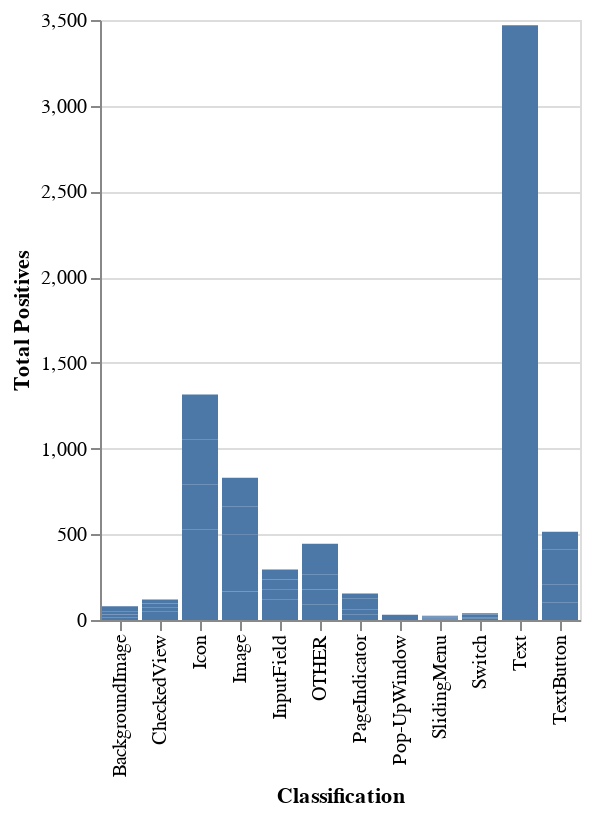

Source (notebook cell):
### Code cell
alt.Chart(results['Classification Summary']).mark_bar().encode(
    x = 'Classification',
    y = 'Total Positives',
    tooltip = ['Classification', 'Total Positives']
)

### Figure 1 — Vega-Lite specification as saved in the notebook (floating-point values rounded to 4 significant figures)
{"config": {"view": {"continuousWidth": 300, "continuousHeight": 300}}, "data": {"name": "data-f9e2a8e6e64d071279634503f7a06143"}, "mark": {"type": "bar"}, "encoding": {"tooltip": [{"field": "Classification", "type": "nominal"}, {"field": "Total Positives", "type": "quantitative"}], "x": {"field": "Classification", "type": "nominal"}, "y": {"field": "Total Positives", "type": "quantitative"}}, "$schema": "https://vega.github.io/schema/vega-lite/v5.17.0.json", "datasets": {"data-f9e2a8e6e64d071279634503f7a06143": [{"Classification": "Image", "Average Precision": 0.0, "Total Positives": 166, "Match Method": "IOU ≥ 1.0", "IOU Threshold": 1.0}, {"Classification": "Text", "Average Precision": 0.0, "Total Positives": 694, "Match Method": "IOU ≥ 1.0", "IOU Threshold": 1.0}, {"Classification": "TextButton", "Average Precision": 0.0, "Total Positives": 103, "Match Method": "IOU ≥ 1.0", "IOU Threshold": 1.0}, {"Classification": "PageIndicator", "Average Precision": 0.0, "Total Positives": 31, "Match Method": "IOU ≥ 1.0", "IOU Threshold": 1.0}, {"Classification": "InputField", "Average Precision": 0.0, "Total Positives": 59, "Match Method": "IOU ≥ 1.0", "IOU Threshold": 1.0}, {"Classification": "CheckedView", "Average Precision": 0.0, "Total Positives": 24, "Match Method": "IOU ≥ 1.0", "IOU Threshold": 1.0}, {"Classification": "OTHER", "Average Precision": 0.0, "Total Positives": 89, "Match Method": "IOU ≥ 1.0", "IOU Threshold": 1.0}, {"Classification": "Pop-UpWindow", "Average Precision": 0.0, "Total Positives": 6, "Match Method": "IOU ≥ 1.0", "IOU Threshold": 1.0}, {"Classification": "Icon", "Average Precision": 0.0, "Total Positives": 263, "Match Method": "IOU ≥ 1.0", "IOU Threshold": 1.0}, {"Classification": "SlidingMenu", "Average Precision": 0.0, "Total Positives": 5, "Match Method": "IOU ≥ 1.0", "IOU Threshold": 1.0}, {"Classification": "BackgroundImage", "Average Precision": 0.0, "Total Positives": 16, "Match Method": "IOU ≥ 1.0", "IOU Threshold": 1.0}, {"Classification": "Switch", "Average Precision": 0.0, "Total Positives": 8, "Match Method": "IOU ≥ 1.0", "IOU Threshold": 1.0}, {"Classification": "Image", "Average Precision": 0.4821, "Total Positives": 166, "Match Method": "IOU ≥ 0.8", "IOU Threshold": 0.8}, {"Classification": "Text", "Average Precision": 0.1955, "Total Positives": 694, "Match Method": "IOU ≥ 0.8", "IOU Threshold": 0.8}, {"Classification": "TextButton", "Average Precision": 0.3713, "Total Positives": 103, "Match Method": "IOU ≥ 0.8", "IOU Threshold": 0.8}, {"Classification": "PageIndicator", "Average Precision": 0.03521, "Total Positives": 31, "Match Method": "IOU ≥ 0.8", "IOU Threshold": 0.8}, {"Classification": "InputField", "Average Precision": 0.1796, "Total Positives": 59, "Match Method": "IOU ≥ 0.8", "IOU Threshold": 0.8}, {"Classification": "CheckedView", "Average Precision": 0.1792, "Total Positives": 24, "Match Method": "IOU ≥ 0.8", "IOU Threshold": 0.8}, {"Classification": "OTHER", "Average Precision": 0.06461, "Total Positives": 89, "Match Method": "IOU ≥ 0.8", "IOU Threshold": 0.8}, {"Classification": "Pop-UpWindow", "Average Precision": 0.2143, "Total Positives": 6, "Match Method": "IOU ≥ 0.8", "IOU Threshold": 0.8}, {"Classification": "Icon", "Average Precision": 0.2116, "Total Positives": 263, "Match Method": "IOU ≥ 0.8", "IOU Threshold": 0.8}, {"Classification": "SlidingMenu", "Average Precision": 1.0, "Total Positives": 5, "Match Method": "IOU ≥ 0.8", "IOU Threshold": 0.8}, {"Classification": "BackgroundImage", "Average Precision": 0.9385, "Total Positives": 16, "Match Method": "IOU ≥ 0.8", "IOU Threshold": 0.8}, {"Classification": "Switch", "Average Precision": 0.4464, "Total Positives": 8, "Match Method": "IOU ≥ 0.8", "IOU Threshold": 0.8}, {"Classification": "Image", "Average Precision": 0.7802, "Total Positives": 166, "Match Method": "IOU ≥ 0.6", "IOU Threshold": 0.6}, {"Classification": "Text", "Average Precision": 0.7617, "Total Positives": 694, "Match Method": "IOU ≥ 0.6", "IOU Threshold": 0.6}, {"Classification": "TextButton", "Average Precision": 0.9367, "Total Positives": 103, "Match Method": "IOU ≥ 0.6", "IOU Threshold": 0.6}, {"Classification": "PageIndicator", "Average Precision": 0.5812, "Total Positives": 31, "Match Method": "IOU ≥ 0.6", "IOU Threshold": 0.6}, {"Classification": "InputField", "Average Precision": 0.5856, "Total Positives": 59, "Match Method": "IOU ≥ 0.6", "IOU Threshold": 0.6}, {"Classification": "CheckedView", "Average Precision": 0.5098, "Total Positives": 24, "Match Method": "IOU ≥ 0.6", "IOU Threshold": 0.6}, {"Classification": "OTHER", "Average Precision": 0.06461, "Total Positives": 89, "Match Method": "IOU ≥ 0.6", "IOU Threshold": 0.6}, {"Classification": "Pop-UpWindow", "Average Precision": 0.9762, "Total Positives": 6, "Match Method": "IOU ≥ 0.6", "IOU Threshold": 0.6}, {"Classification": "Icon", "Average Precision": 0.722, "Total Positives": 263, "Match Method": "IOU ≥ 0.6", "IOU Threshold": 0.6}, {"Classification": "SlidingMenu", "Average Precision": 1.0, "Total Positives": 5, "Match Method": "IOU ≥ 0.6", "IOU Threshold": 0.6}, {"Classification": "BackgroundImage", "Average Precision": 0.9385, "Total Positives": 16, "Match Method": "IOU ≥ 0.6", "IOU Threshold": 0.6}, {"Classification": "Switch", "Average Precision": 1.0, "Total Positives": 8, "Match Method": "IOU ≥ 0.6", "IOU Threshold": 0.6}, {"Classification": "Image", "Average Precision": 0.8661, "Total Positives": 166, "Match Method": "IOU ≥ 0.4", "IOU Threshold": 0.4}, {"Classification": "Text", "Average Precision": 0.9034, "Total Positives": 694, "Match Method": "IOU ≥ 0.4", "IOU Threshold": 0.4}, {"Classification": "TextButton", "Average Precision": 0.9577, "Total Positives": 103, "Match Method": "IOU ≥ 0.4", "IOU Threshold": 0.4}, {"Classification": "PageIndicator", "Average Precision": 0.8143, "Total Positives": 31, "Match Method": "IOU ≥ 0.4", "IOU Threshold": 0.4}, {"Classification": "InputField", "Average Precision": 0.7515, "Total Positives": 59, "Match Method": "IOU ≥ 0.4", "IOU Threshold": 0.4}, {"Classification": "CheckedView", "Average Precision": 0.5514, "Total Positives": 24, "Match Method": "IOU ≥ 0.4", "IOU Threshold": 0.4}, {"Classification": "OTHER", "Average Precision": 0.06623, "Total Positives": 89, "Match Method": "IOU ≥ 0.4", "IOU Threshold": 0.4}, {"Classification": "Pop-UpWindow", "Average Precision": 0.9762, "Total Positives": 6, "Match Method": "IOU ≥ 0.4", "IOU Threshold": 0.4}, {"Classification": "Icon", "Average Precision": 0.8528, "Total Positives": 263, "Match Method": "IOU ≥ 0.4", "IOU Threshold": 0.4}, {"Classification": "SlidingMenu", "Average Precision": 1.0, "Total Positives": 5, "Match Method": "IOU ≥ 0.4", "IOU Threshold": 0.4}, {"Classification": "BackgroundImage", "Average Precision": 0.9385, "Total Positives": 16, "Match Method": "IOU ≥ 0.4", "IOU Threshold": 0.4}, {"Classification": "Switch", "Average Precision": 1.0, "Total Positives": 8, "Match Method": "IOU ≥ 0.4", "IOU Threshold": 0.4}, {"Classification": "Image", "Average Precision": 0.8747, "Total Positives": 166, "Match Method": "IOU ≥ 0.2", "IOU Threshold": 0.2}, {"Classification": "Text", "Average Precision": 0.9408, "Total Positives": 694, "Match Method": "IOU ≥ 0.2", "IOU Threshold": 0.2}, {"Classification": "TextButton", "Average Precision": 0.9636, "Total Positives": 103, "Match Method": "IOU ≥ 0.2", "IOU Threshold": 0.2}, {"Classification": "PageIndicator", "Average Precision": 0.8353, "Total Positives": 31, "Match Method": "IOU ≥ 0.2", "IOU Threshold": 0.2}, {"Classification": "InputField", "Average Precision": 0.7877, "Total Positives": 59, "Match Method": "IOU ≥ 0.2", "IOU Threshold": 0.2}, {"Classification": "CheckedView", "Average Precision": 0.625, "Total Positives": 24, "Match Method": "IOU ≥ 0.2", "IOU Threshold": 0.2}, {"Classification": "OTHER", "Average Precision": 0.06698, "Total Positives": 89, "Match Method": "IOU ≥ 0.2", "IOU Threshold": 0.2}, {"Classification": "Pop-UpWindow", "Average Precision": 0.9762, "Total Positives": 6, "Match Method": "IOU ≥ 0.2", "IOU Threshold": 0.2}, {"Classification": "Icon", "Average Precision": 0.8637, "Total Positives": 263, "Match Method": "IOU ≥ 0.2", "IOU Threshold": 0.2}, {"Classification": "SlidingMenu", "Average Precision": 1.0, "Total Positives": 5, "Match Method": "IOU ≥ 0.2", "IOU Threshold": 0.2}, {"Classification": "BackgroundImage", "Average Precision": 0.9385, "Total Positives": 16, "Match Method": "IOU ≥ 0.2", "IOU Threshold": 0.2}, {"Classification": "Switch", "Average Precision": 1.0, "Total Positives": 8, "Match Method": "IOU ≥ 0.2", "IOU Threshold": 0.2}]}}
